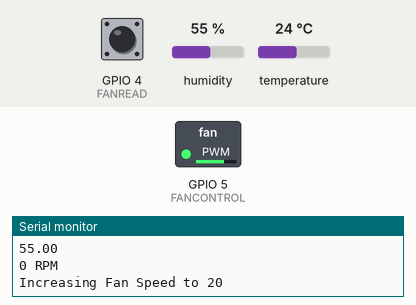
A sketch run on a simulated ESP8266 (NodeMCU). On the bench: switched loads named in the sketch (green lamp = pin HIGH), the last lines printed to the serial monitor. Inputs (shaded band) come from the test bench; at power-on: humidity 55 %, GPIO 4 (FANREAD) HIGH, temperature 24 °C. WiFi joins after 1.5 s; servers stay silent unless stated; the local clock reads 2024-03-15 10:24:30 at power-on unless the sketch sets it.

Above: at 3.2 s.
3.3 s: humidity set to 52 %
12.3 s: humidity set to 49 %
13.8 s: humidity set to 31 %
15.3 s: humidity set to 28 %
At 19.4 s:
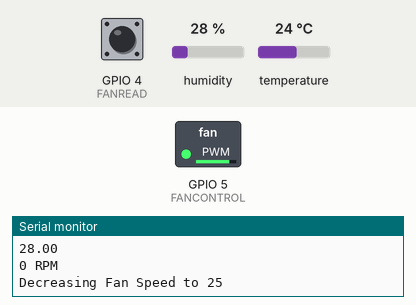
21.5 s: humidity set to 40 %
At 22.3 s:
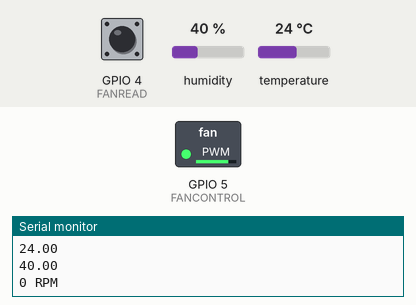
Timing chart, 0 to 24.0 s (numbered marks = the images above; inputs shaded):
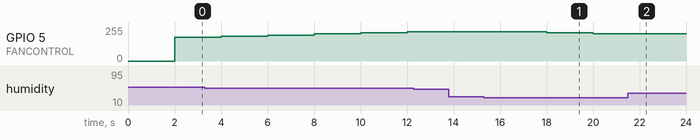

Measured:
- after the input at 12.3 s, every drawn part: stays the same
- after the input at 15.3 s, GPIO 5 (FANCONTROL): 221/255 → 212/255 after 2.7 s, → 204/255 2.0 s later
- after the input at 21.5 s, GPIO 5 (FANCONTROL): stays 204/255 (without the input it goes to 195/255 after 0.51 s)

The sketch:

biltongmaker.ino
```cpp
/*
  Bilton Box Control Software

  Paolo Brizzolari
*/
#include <Arduino.h>
#include <DHT.h>
#include <ESP8266WiFi.h>
#include <Hash.h>
#include <ESPAsyncTCP.h>
#include <ESPAsyncWebServer.h>
#include <time.h>

//Threshold Values
int maxtemp=30;
int mintemp=20;
int maxhumidity=50;
int minhumidity=30;

// WIFI
const char* ssid = "<SSID>";
const char* password = "<password>";

//TIME
int timezone = 1;
int dst = 1;

//DHT22 - Temperature Sensor
#define DHTTYPE    DHT22      // DHT 22 (AM2302) Could be swapped for DHT 11
#define DHTREAD    14         //DHT Read Pin
DHT dht(DHTREAD, DHTTYPE);

// current temperature & humidity, updated in loop()
float t = 0.0;
float h = 0.0;
unsigned long previousMillis = 0;    // will store last time DHT was updated
const long interval = 2000;

void displayDHTDetails(){
  // Read temperature as Celsius (the default)
  float newT = dht.readTemperature();
  // Read temperature as Fahrenheit (isFahrenheit = true)
  //float newT = dht.readTemperature(true);
  // if temperature read failed, don't change the value
  if (isnan(newT)) {
    Serial.println("Failed to read from DHT sensor!");
  }
  else {
    t = newT;
    Serial.println(t);
  }
  // Read Humidity
  float newH = dht.readHumidity();
  // if humidity read failed, don't change h value
  if (isnan(newH)) {
    Serial.println("Failed to read from DHT sensor!");
  }
  else {
    h = newH;
    Serial.println(h);
  }
}

//FAN Measurement (PWM Fan)
#define FANREAD 4
volatile int interruptCounter; //counter use to detect hall sensor in fan
int RPM;                      //variable used to store computed value of fan RPM

//This is the function called by the interrupt.
void ICACHE_RAM_ATTR handleInterrupt() {
    interruptCounter++;

}

void computeFanSpeed() {
    //interruptCounter counts 2 pulses per revolution of the fan over a one second period.
    //We also need to divide by the interval in seconds so that as the interval changes
    //it doesn't ruin the calculation.
    int count = interruptCounter;
    interruptCounter = 0;
    RPM =  count/2/(interval/1000) * 60 ;
}

void displayFanSpeed() {
    Serial.print(RPM, DEC);        //Prints the computed fan speed to the serial monitor
    Serial.print(" RPM\r\n");      //Prints " RPM" and a new line to the serial monitor
}

//FAN Control
#define FANCONTROL 5
int fanlevel=20;
int fanmin=10;
int fanmax=30;
int fanrange=30;

void controlFan(){
  //Need a flow meter to detect air flow. Recommended is 3 m/s
  //Humidity should be 30-50%
  //Not using temperature range right now but should be fine between 15 and 35.
  if(h > maxhumidity and fanlevel <= fanmax){
    Serial.println("Increasing Fan Speed to "+String(fanlevel));
    fanlevel = fanlevel+1;
    analogWrite(FANCONTROL, fanlevel);
  }else if(h<minhumidity and fanlevel >= fanmin){
    fanlevel = fanlevel-1;
    Serial.println("Decreasing Fan Speed to "+String(fanlevel));
    analogWrite(FANCONTROL, fanlevel);
  }
}

/*WEB Server Template Section*/

//This literal creates a page that should be suitable for scraping by prometheus
const char prometheus[] PROGMEM = R"rawliteral(
  fan_speed %FANSPEED% %TIME%
  temperature %TEMPERATURE% %TIME%
  humidity %HUMIDITY% %TIME%
)rawliteral";

//This literal creates a page that is human readable.
const char index_html[] PROGMEM = R"rawliteral(
<!DOCTYPE HTML><html>
<head>
  <meta name="viewport" content="width=device-width, initial-scale=1">
  <link rel="stylesheet" href="https://use.fontawesome.com/releases/v5.7.2/css/all.css" integrity="sha384-fnmOCqbTlWIlj8LyTjo7mOUStjsKC4pOpQbqyi7RrhN7udi9RwhKkMHpvLbHG9Sr" crossorigin="anonymous">
  <style>
    html {
     font-family: Arial;
     display: inline-block;
     margin: 0px auto;
     text-align: center;
    }
    h2 { font-size: 3.0rem; }
    p { font-size: 3.0rem; }
    .units { font-size: 1.2rem; }
    .dht-labels{
      font-size: 1.5rem;
      vertical-align:middle;
      padding-bottom: 15px;
    }
  </style>
</head>
<body>
  <h2>ESP8266 Biltong Maker</h2>
  <p>
    <i class="fas fa-wind" style="color:#00add6;"></i>
    <span class="dht-labels">Fan Speed</span>
    <span id="fanspeed">%FANSPEED%</span>
    <sup class="units">RPM</sup>
  </p>
  <p>
    <i class="fas fa-thermometer-half" style="color:#059e8a;"></i>
    <span class="dht-labels">Temperature</span>
    <span id="temperature">%TEMPERATURE%</span>
    <sup class="units">&deg;C</sup>
  </p>
  <p>
    <i class="fas fa-tint" style="color:#00add6;"></i>
    <span class="dht-labels">Humidity</span>
    <span id="humidity">%HUMIDITY%</span>
    <sup class="units">%</sup>
  </p>
</body>
<script>
setInterval(function ( ) {
  var xhttp = new XMLHttpRequest();
  xhttp.onreadystatechange = function() {
    if (this.readyState == 4 && this.status == 200) {
      document.getElementById("temperature").innerHTML = this.responseText;
    }
  };
  xhttp.open("GET", "/temperature", true);
  xhttp.send();
}, 2000 ) ;

setInterval(function ( ) {
  var xhttp = new XMLHttpRequest();
  xhttp.onreadystatechange = function() {
    if (this.readyState == 4 && this.status == 200) {
      document.getElementById("humidity").innerHTML = this.responseText;
    }
  };
  xhttp.open("GET", "/humidity", true);
  xhttp.send();
}, 2000 ) ;

setInterval(function ( ) {
  var xhttp = new XMLHttpRequest();
  xhttp.onreadystatechange = function() {
    if (this.readyState == 4 && this.status == 200) {
      document.getElementById("fanspeed").innerHTML = this.responseText;
    }
  };
  xhttp.open("GET", "/fanspeed  ", true);
  xhttp.send();
}, 2000 ) ;
</script>
</html>)rawliteral";
/*---------------------------*/

//WEB Server Setup
// Create AsyncWebServer object on port 80
AsyncWebServer server(80);

// Replaces placeholder with DHT values
String processor(const String& var){
//  Serial.println(var);
  if(var == "TEMPERATURE"){
    return String(t);
  }
  else if(var == "HUMIDITY"){
    return String(h);
  }
  else if(var == "FANSPEED"){
    return String(RPM);
  }
  else if(var == "TIME"){
    time_t now = time(nullptr);
    return String(ctime(&now));
  }
  return String();
}

void setupWebServer(){
  // Route for root / web page
  server.on("/", HTTP_GET, [](AsyncWebServerRequest *request){
    request->send_P(200, "text/html", index_html, processor);
  });
  server.on("/prometheus", HTTP_GET, [](AsyncWebServerRequest *request){
    request->send_P(200, "text/html", prometheus, processor);
  });
  server.on("/temperature", HTTP_GET, [](AsyncWebServerRequest *request){
    request->send_P(200, "text/plain", String(t).c_str());
  });
  server.on("/humidity", HTTP_GET, [](AsyncWebServerRequest *request){
    request->send_P(200, "text/plain", String(h).c_str());
  });
  server.on("/fanspeed", HTTP_GET, [](AsyncWebServerRequest *request){
    request->send_P(200, "text/plain", String(RPM).c_str());
  });

  // Start server
  server.begin();
}

// the setup function runs once when you press reset or power the board
void setup() {

  // Set up the serial port for debugging purposes
  Serial.begin(115200);

  //Wifi Setup
  WiFi.begin(ssid, password);
  Serial.println("Connecting to WiFi");
  while (WiFi.status() != WL_CONNECTED) {
    delay(1000);
    Serial.println(".");
  }

  // Print ESP8266 Local IP Address
  Serial.println(WiFi.localIP());

  //Start up the DHT Sensor
  dht.begin();

  configTime(3 * 3600, 0, "pool.ntp.org", "time.nist.gov");
  Serial.println("\nWaiting for time");
  while (!time(nullptr)) {
    Serial.print(".");
    delay(1000);
  }
  time_t now = time(nullptr);
  Serial.println(ctime(&now));

  //Setup the interrupt to read the fan speed
  pinMode(FANREAD, INPUT_PULLUP);
  interruptCounter = 0;
  RPM = 0;
  attachInterrupt(FANREAD, handleInterrupt, FALLING);

  //Setup the fan to the base speed - Defaults to 1/2 speed
  analogWriteRange(fanrange);
  analogWrite(FANCONTROL, fanlevel);

  setupWebServer();
}

// the loop function runs over and over again forever
void loop() {
  unsigned long currentMillis = millis(); //We check the milliseconds each time so that we only read the sensor every <interval> seconds.
  if (currentMillis - previousMillis >= interval) {
    // save the last time you updated the values
    previousMillis = currentMillis;

    displayDHTDetails();

    //Calculate and print out the fan speed
    computeFanSpeed();
    displayFanSpeed();

    controlFan();
  }
  yield();
}
```
